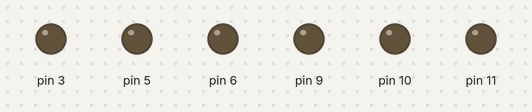
The sketch below on a simulated Arduino Uno, built with avr-gcc and run on an emulated ATmega328P. Shown: output pins drawn as LEDs (lit = HIGH).

Above: at 0.05 s.
At 2.35 s:
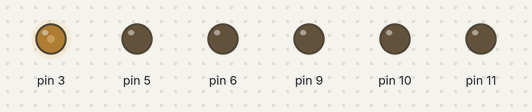
At 4.65 s:
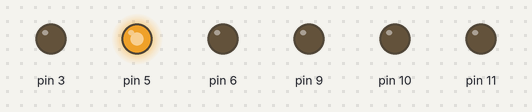
At 9.35 s:
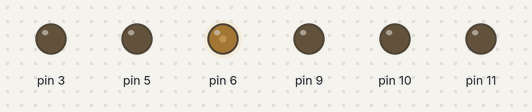
At 14.85 s:
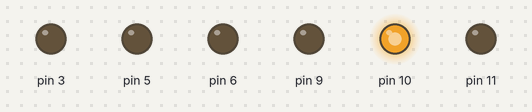
At 19.65 s:
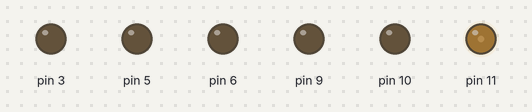
Timing chart, 0 to 26.6 s (numbered marks = the images above):
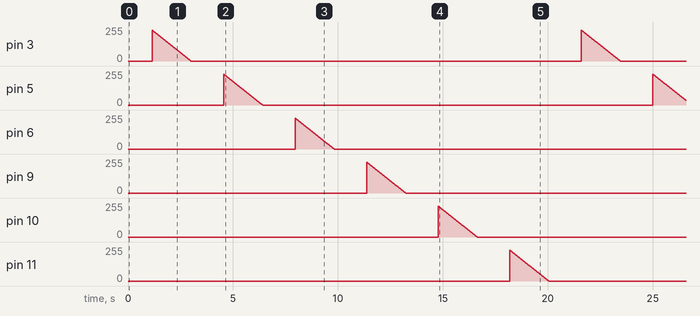

The sketch:

LED_array_on_PWM_pins.ino
```cpp
void setup() {
  // put your setup code here, to run once:
pinMode(3, OUTPUT);
pinMode(5, OUTPUT);
pinMode(6, OUTPUT);
pinMode(9, OUTPUT);
pinMode(10, OUTPUT);
pinMode(11, OUTPUT);
}

void loop() {
  // put your main code here, to run repeatedly://///////////////////////////////
for (int i=0;i<=230; i=i+1)
{
  analogWrite(3, i);
  delay (5);
}
for (int i=230; i>=0;i=i-1)
{
  analogWrite(3, i);
  delay (8);
}
delay(400);
/////////////////////////////////////////////////////////////////////////////////
for (int i=0;i<=230; i=i+1)
{
  analogWrite(5, i);
  delay (5);
}
for (int i=230; i>=0;i=i-1)
{
  analogWrite(5, i);
  delay (8);
}
delay(400);
/////////////////////////////////////////////////////////////////////////////////
for (int i=0;i<=230; i=i+1)
{
  analogWrite(6, i);
  delay (5);
}
for (int i=230; i>=0;i=i-1)
{
  analogWrite(6, i);
  delay (8);
}
delay(400);
/////////////////////////////////////////////////////////////////////////////////
for (int i=0;i<=230; i=i+1)
{
  analogWrite(9, i);
  delay (5);
}
for (int i=230; i>=0;i=i-1)
{
  analogWrite(9, i);
  delay (8);
}
delay(400);
/////////////////////////////////////////////////////////////////////////////////
for (int i=0;i<=230; i=i+1)
{
  analogWrite(10, i);
  delay (5);
}
for (int i=230; i>=0;i=i-1)
{
  analogWrite(10, i);
  delay (8);
}
delay(400);
/////////////////////////////////////////////////////////////////////////////////
for (int i=0;i<=230; i=i+1)
{
  analogWrite(11, i);
  delay (5);
}
for (int i=230; i>=0;i=i-1)
{
  analogWrite(11, i);
  delay (8);
}
delay(400);
/////////////////////////////////////////////////////////////////////////////////
}
```

Measured:
- by itself, pin 3, pin 5, pin 6, pin 9–11: ramps from 230/255 to 0/255 and jumps back, once every 20.5 s
